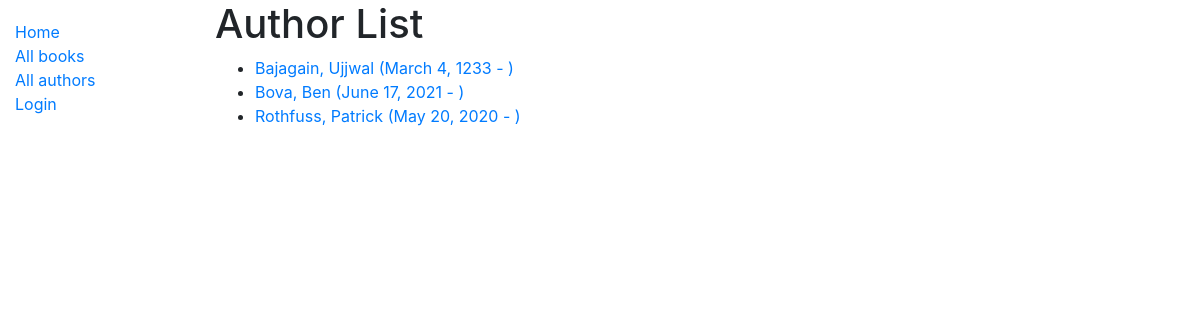
Screenshot of /catalog/authors/ with the database file from the repository.
### catalog/models.py (models this page shows)
class Author(models.Model):
    first_name = models.CharField(max_length=100)
    last_name = models.CharField(max_length=100)
    date_of_birth = models.DateField(null=True, blank=True)
    date_of_death = models.DateField('Died', null=True, blank=True)
    class Meta:
        ordering = ['last_name', 'first_name']
    def get_absolute_url(self):
        return reverse('author-detail', args=[str(self.id)])
    def __str__(self):
        return f'{self.last_name}, {self.first_name}'

### catalog/views.py (the view)
# urls.py: path('authors/', views.AuthorsListView.as_view(), name='authors'),
class AuthorsListView(generic.ListView):
    model = Author
    paginate_by = 10

### catalog/templates/catalog/author_list.html
{% extends "base_generic.html" %}
{% block content %}
  <h1>Author List</h1>
  {% if author_list %}
  <ul>
    {% for author in author_list %}
      <li>
        <a href="{{ author.get_absolute_url }}">
            {{ author }} ({{ author.date_of_birth }} - {% if author.date_of_death %}{{ author.date_of_death }} {% endif %})</a>
      </li>
    {% endfor %}
  </ul>
  {% else %}
    <p>There are no Author in the library.</p>
  {% endif %}
{% endblock %}

### rows the page displays
Author: last_name+first_name "Bajagain, Ujjwal", date_of_birth "March 4, 1233"
Author: last_name+first_name "Bova, Ben", date_of_birth "June 17, 2021"
Author: last_name+first_name "Rothfuss, Patrick", date_of_birth "May 20, 2020"
